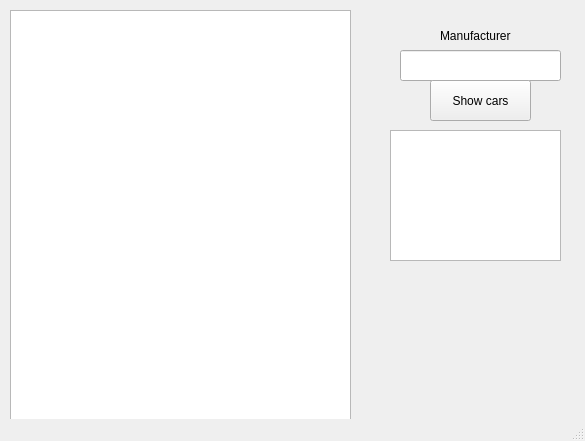
<?xml version="1.0" encoding="UTF-8"?>
<ui version="4.0">
 <class>mainWindow</class>
 <widget class="QMainWindow" name="mainWindow">
  <property name="geometry">
   <rect>
    <x>0</x>
    <y>0</y>
    <width>585</width>
    <height>441</height>
   </rect>
  </property>
  <property name="windowTitle">
   <string>mainWindow</string>
  </property>
  <widget class="QWidget" name="centralwidget">
   <widget class="QListWidget" name="carListWidget">
    <property name="geometry">
     <rect>
      <x>10</x>
      <y>10</y>
      <width>341</width>
      <height>421</height>
     </rect>
    </property>
   </widget>
   <widget class="QLineEdit" name="manufacturerLineEdit">
    <property name="geometry">
     <rect>
      <x>400</x>
      <y>50</y>
      <width>161</width>
      <height>31</height>
     </rect>
    </property>
   </widget>
   <widget class="QLabel" name="label">
    <property name="geometry">
     <rect>
      <x>440</x>
      <y>26</y>
      <width>121</width>
      <height>20</height>
     </rect>
    </property>
    <property name="text">
     <string>Manufacturer</string>
    </property>
   </widget>
   <widget class="QPushButton" name="showCarsButton">
    <property name="geometry">
     <rect>
      <x>430</x>
      <y>80</y>
      <width>101</width>
      <height>41</height>
     </rect>
    </property>
    <property name="text">
     <string>Show cars</string>
    </property>
   </widget>
   <widget class="QListWidget" name="listWidgetForManufacturer">
    <property name="geometry">
     <rect>
      <x>390</x>
      <y>130</y>
      <width>171</width>
      <height>131</height>
     </rect>
    </property>
   </widget>
   <widget class="QLabel" name="manufacturerLabel">
    <property name="geometry">
     <rect>
      <x>360</x>
      <y>290</y>
      <width>251</width>
      <height>121</height>
     </rect>
    </property>
    <property name="text">
     <string/>
    </property>
   </widget>
  </widget>
  <widget class="QStatusBar" name="statusbar"/>
 </widget>
 <resources/>
 <connections/>
</ui>
